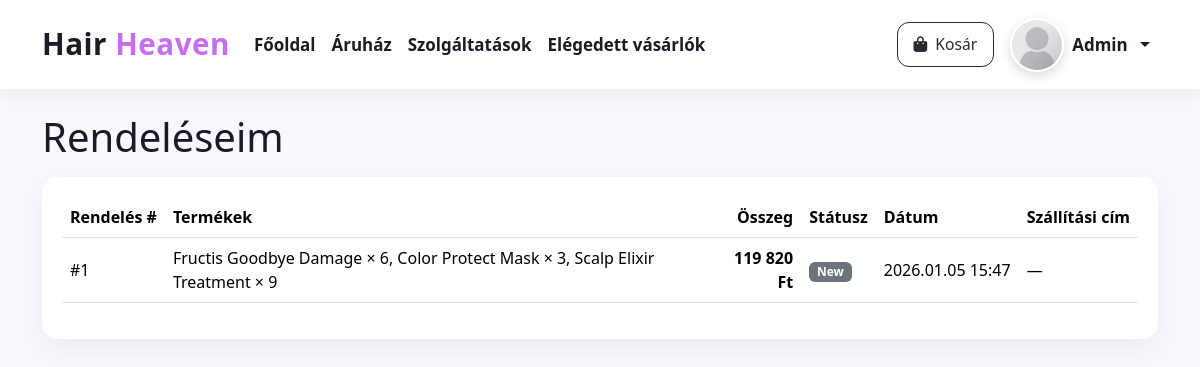
The app's page /rendeleseim.php (signed in), older data.
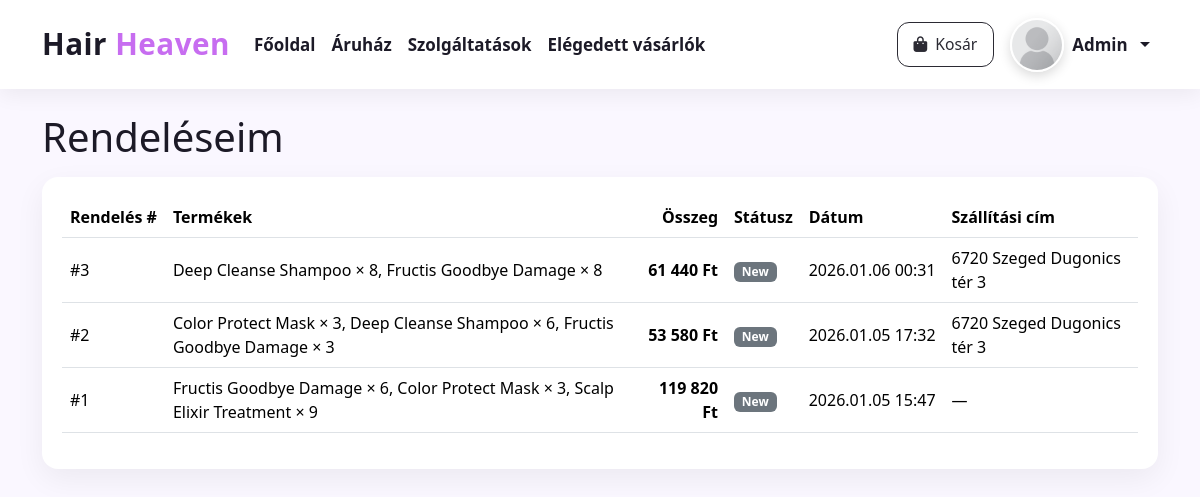
The same page, newer data.
### tables this page shows
CREATE TABLE `orders` (
  `id` int(11) NOT NULL,
  `user_id` int(11) DEFAULT NULL,
  `total_amount` decimal(10,2) NOT NULL,
  `status` enum('new','confirmed','cancelled') NOT NULL DEFAULT 'new',
  `customer_name` varchar(120) NOT NULL,
  `customer_email` varchar(120) NOT NULL,
  `customer_address` varchar(255) NOT NULL,
  `created_at` datetime NOT NULL DEFAULT current_timestamp()
);

### rendeleseim.php (the view, shortened to what this page needs)
<?php
$mysqli = db();
$userId = (int)$_SESSION['user_id'];
function e($s){ return htmlspecialchars((string)$s, ENT_QUOTES, 'UTF-8'); }
$orders = [];
if ($mysqli) {
  $stmt = $mysqli->prepare("
    SELECT id, total_amount, status, customer_name, customer_email, customer_address, created_at
    FROM orders
    WHERE user_id = ?
    ORDER BY created_at DESC, id DESC
  ");
  $stmt->bind_param('i', $userId);
  $stmt->execute();
  $res = $stmt->get_result();
  while ($row = $res->fetch_assoc()) {
    $row['items'] = [];
    $orders[(int)$row['id']] = $row;
  }
  if (!empty($orders)) {
    $ids = array_keys($orders);
    $in  = implode(',', array_fill(0, count($ids), '?'));
    $types = str_repeat('i', count($ids));
    $sql = "SELECT order_id, product_name, unit_price, qty
            FROM order_items
            WHERE order_id IN ($in)
            ORDER BY order_id ASC, id ASC";
    $stmt = $mysqli->prepare($sql);
    $stmt->bind_param($types, ...$ids);
    $stmt->execute();
    $res = $stmt->get_result();
    while ($it = $res->fetch_assoc()) {
      $oid = (int)$it['order_id'];
      if (isset($orders[$oid])) {
        $orders[$oid]['items'][] = $it;
      }
    }
  }
}
?>
<!doctype html>
<html lang="hu">
<head>
  <link href="https://cdn.jsdelivr.net/npm/bootstrap@5.3.2/dist/css/bootstrap.min.css" rel="stylesheet">
  <link rel="stylesheet" href="https://cdnjs.cloudflare.com/ajax/libs/font-awesome/6.5.0/css/all.min.css"/>
  <link rel="stylesheet" href="/assets/hairheaven.css">
</head>
<body>
<?php $activePage = ''; include __DIR__ . '/navbar.php'; ?>
<div class="container my-4">
  <h1 class="page-title mb-3">Rendeléseim</h1>
  <div class="orders-card">
    <?php if (empty($orders)): ?>
      <div class="text-center py-5">
        <p class="mb-3">Még nincs leadott rendelésed.</p>
        <a class="btn btn-cta text-white" href="/aruhaz.php">
          <i class="fa-solid fa-bag-shopping me-1"></i> Irány az áruház
        </a>
      </div>
    <?php else: ?>
      <div class="table-responsive">
        <table class="table align-middle">
          <thead>
            <tr>
              <th class="text-nowrap">Rendelés #</th>
              <th>Termékek</th>
              <th class="text-end">Összeg</th>
              <th class="text-nowrap">Státusz</th>
              <th class="text-nowrap">Dátum</th>
              <th class="text-nowrap">Szállítási cím</th>
            </tr>
          </thead>
          <tbody>
          <?php foreach ($orders as $o): ?>
            <?php
              $summary = '—';
              if (!empty($o['items'])) {
                $parts = [];
                foreach ($o['items'] as $it) {
                  $parts[] = $it['product_name'] . ' × ' . (int)$it['qty'];
                }
                $summary = implode(', ', $parts);
              }
              $status = (string)$o['status'];
              $badgeClass = match ($status) {
                'confirmed' => 'bg-success',
                'cancelled' => 'bg-danger',
                default     => 'bg-secondary'
              };
            ?>
            <tr>
              <td class="text-nowrap">#<?= (int)$o['id'] ?></td>
              <td><?= e($summary) ?></td>
              <td class="text-end fw-bold"><?= number_format((float)$o['total_amount'], 0, ',', ' ') ?> Ft</td>
              <td><span class="badge status-badge <?= $badgeClass ?>"><?= e(ucfirst($status)) ?></span></td>
              <td class="text-nowrap"><?= e(date('Y.m.d H:i', strtotime($o['created_at']))) ?></td>
              <td><?= e($o['customer_address'] ?: '—') ?></td>
            </tr>
          <?php endforeach; ?>
          </tbody>
        </table>
      </div>
    <?php endif; ?>
  </div>
</div>
</body>
</html>

### navbar.php (shortened to what this page needs)
<?php
$isLogged  = !empty($_SESSION['belepve']);
$username  = $_SESSION['username'] ?? null;
$avatarInSession = $_SESSION['avatar'] ?? '';
$navAvatar = $avatarInSession ?: '/assets/img/avatar-placeholder.svg';
?>
<nav class="navbar navbar-expand-lg sticky-top">
  <link rel="stylesheet" href="/assets/hairheaven.css">
  <div class="container">
    <a class="navbar-brand" href="/">Hair <span class="dot">Heaven</span></a>
    <div class="collapse navbar-collapse" id="hhNav">
      <ul class="navbar-nav me-auto mb-2 mb-lg-0">
        <li class="nav-item"><a class="nav-link <?= ($activePage==='home'?'active':'') ?>" href="/">Főoldal</a></li>
        <li class="nav-item"><a class="nav-link <?= ($activePage==='shop'?'active':'') ?>" href="/aruhaz.php">Áruház</a></li>
        <li class="nav-item"><a class="nav-link <?= ($activePage==='services'?'active':'') ?>" href="/szolgaltatasok.php">Szolgáltatások</a></li>
        <li class="nav-item"><a class="nav-link <?= ($activePage==='clients'?'active':'') ?>" href="/ugyfelek.php">Elégedett vásárlók</a></li>
      </ul>
      <ul class="navbar-nav ms-auto align-items-center">
        <li class="nav-item me-2">
          <a class="btn btn-outline-dark" href="/kosar.php"><i class="fa-solid fa-bag-shopping me-1"></i> Kosár</a>
        </li>
        <?php if ($isLogged): ?>
          <li class="nav-item dropdown">
            <a class="nav-link dropdown-toggle d-flex align-items-center gap-2" href="#" data-bs-toggle="dropdown">
              <img src="<?= e($navAvatar) ?>" alt="profil" class="profile-thumb" />
              <span class="d-none d-md-inline"><?= e($username ?: 'Profil') ?></span>
            </a>
          </li>
        <?php endif; ?>
      </ul>
    </div>
  </div>
</nav>

### assets/hairheaven.css (style rules this page uses)
:root { --hh-primary:#c76df0; --hh-primary-weak: rgba(199,109,240,.08); --hh-primary-glow: rgba(199,109,240,.22); --hh-dark:#1c1a27; }
.btn { border-radius: 10px; transition: color .15s ease, background-color .15s ease, border-color .15s ease, box-shadow .15s ease, transform .05s ease; }
.btn-outline-dark { border-color: #2b2a33; color: #2b2a33; background: transparent; }
.btn i { margin-right:.35rem; }
:root { --hh-nav-height: 72px; --hh-nav-font: 1rem; --hh-nav-brand: 1.65rem; --hh-nav-btn-py: .60rem; --hh-nav-btn-px: 1.00rem; --hh-avatar: 62px; }
@media (min-width: 992px) { :root { --hh-nav-height: 80px; --hh-nav-font: 1.06rem; --hh-nav-brand: 1.85rem; --hh-avatar: 62px; } }
.navbar { min-height: var(--hh-nav-height); background:#fff; box-shadow:0 6px 20px rgba(0,0,0,.06); }
.navbar-brand { font-weight:800; letter-spacing:.5px; font-size: var(--hh-nav-brand); color: var(--hh-dark); }
.navbar-brand .dot { color: var(--hh-primary); }
.navbar .nav-link { font-weight: 600; font-size: var(--hh-nav-font); padding: .6rem .9rem; color: var(--hh-dark); }
.navbar .btn, .navbar .btn-cta { font-size: .98rem; padding: var(--hh-nav-btn-py) var(--hh-nav-btn-px); border-radius: 12px; }
.navbar .profile-thumb { width: var(--hh-avatar); height: var(--hh-avatar); border-radius: 50%; object-fit: cover; border: 2px solid #fff; box-shadow: 0 4px 12px rgba(0,0,0,.15); }

### rendeleseim.php (style rules this page uses)
:root { --hh-primary:#c76df0; --hh-dark:#1c1a27; --hh-muted:#6c6a75; --hh-bg:#faf7ff; }
body { background:var(--hh-bg); color:var(--hh-dark); }
.orders-card { background:#fff; border-radius:16px; padding:20px; box-shadow:0 10px 30px rgba(0,0,0,.06); }
.status-badge { font-weight:700; }

### navbar.php (style rules this page uses)
:root { --hh-primary:#c76df0; --hh-dark:#1c1a27; --hh-muted:#6c6a75; --hh-nav-height: 72px; --hh-nav-font:1rem; --hh-nav-brand:1.65rem; --hh-nav-btn-py:.60rem; --hh-nav-btn-px:1.00rem; --hh-avatar:48px; }
@media (min-width: 992px) { :root { --hh-nav-height:80px; --hh-nav-font:1.06rem; --hh-nav-brand:1.85rem; --hh-avatar:54px; } }
.navbar { background:#fff; box-shadow:0 6px 20px rgba(0,0,0,.06); min-height:var(--hh-nav-height); }
.navbar-brand { font-weight:800; letter-spacing:.5px; color:var(--hh-dark); font-size:var(--hh-nav-brand); }
.navbar-brand .dot { color:var(--hh-primary); }
.navbar .nav-link { font-weight:600; color:var(--hh-dark); transition:color .15s ease; font-size:var(--hh-nav-font); padding:.6rem .9rem; }
.navbar .btn,.navbar .btn-cta { font-size:.98rem; padding:var(--hh-nav-btn-py) var(--hh-nav-btn-px); border-radius:12px; }
.navbar .profile-thumb { width:var(--hh-avatar); height:var(--hh-avatar); border-radius:50%; object-fit:cover; border:2px solid #fff; box-shadow:0 4px 12px rgba(0,0,0,.15); }

Row changes from the older to the newer data that the page shows:
added orders: id "3", summary "Deep Cleanse Shampoo × 8, Fructis Goodbye Damage × 8", total_amount "61 440", status "New", created_at "2026.01.06 00:31", customer_address "6720 Szeged Dugonics tér 3"
added orders: id "2", summary "Color Protect Mask × 3, Deep Cleanse Shampoo × 6, Fructis Goodbye Damage × 3", total_amount "53 580", status "New", created_at "2026.01.05 17:32", customer_address "6720 Szeged Dugonics tér 3"
